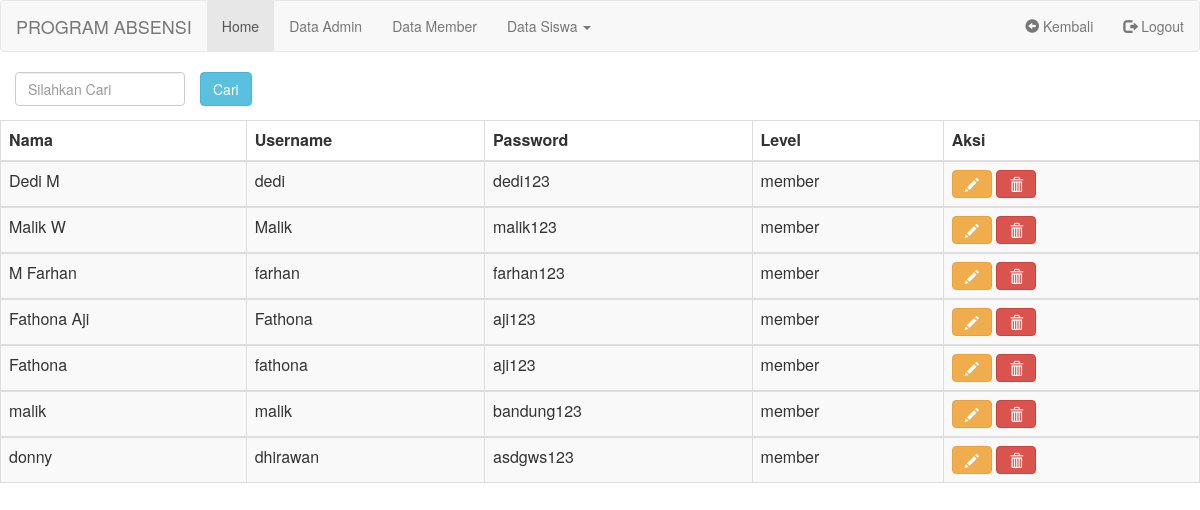
Screenshot of /on-admin/memberdata/memberdata.php with the database file from the repository.
### tables this page shows
CREATE TABLE `users` (
  `id_user` int(10) NOT NULL,
  `nama` varchar(200) NOT NULL,
  `username` varchar(200) NOT NULL,
  `password` text NOT NULL,
  `level_user` varchar(150) NOT NULL DEFAULT 'member'
);

### on-admin/memberdata/memberdata.php (the view, shortened to what this page needs)
<html>
<head>
		<link rel="stylesheet" type="text/css" href="../../bootstrap/css/bootstrap.css">
</head>
<body>
	<nav class="navbar navbar-default">
		<div class="container-fluid">
		<div class="navbar-header">
			<a class="navbar-brand" href="../../about.php">PROGRAM ABSENSI</a>
		</div>
				<ul class="nav navbar-nav">
					<li class="active"><a href="../index.php">Home</a></li>
					<li><a href="../admindata/admindata.php">Data Admin</a></li>
					<li><a href="memberdata.php">Data Member</a></li>
					<li class="dropdown">
						<a class="dropdown-toggle" data-toggle="dropdown" href="#">Data Siswa
						<span class="caret"></span></a>
					</li>
				</ul>
				<ul class="nav navbar-nav navbar-right">
				<li><a href="#" onClick="history.go(-1);"><span class="glyphicon glyphicon-circle-arrow-left"></span> Kembali</a></li>
				<li><a href="../../logout/logout.php" onclick="return confirm('Apakah anda yakin ingin keluar?')"><span class="glyphicon glyphicon-log-out"></span> Logout</a></li>
				</ul>
		</div>
	</nav>
<?php
	include "../../config/config.php";
	$cari = null;
	$query = $dbconnect->query("SELECT * FROM users WHERE level_user ='member' and nama LIKE '%".$cari."%' ");
?>
<form method="post" action="<?php echo $_SERVER['SCRIPT_NAME'];?>">
	<div class="col-sm-2">
		<input type="text" name="search" class="form-control" placeholder="Silahkan Cari">
	</div>
		<input type="submit" name="cari" value="Cari" class="btn btn-info">
</form>
	<table class="table table-bordered table-striped table-hover">
		<thead>
			<tr>
				<th>Nama</th>
				<th>Username</th>
				<th>Password</th>
				<th>Level</th>
				<th>Aksi</th>
			</tr>
		</thead>
		 <?php
			while($data = $query->fetch_array()) {
		 ?>
		<tbody>
			<tr>
				<td><?php echo $data['nama']; ?></td>
				<td><?php echo $data['username']; ?></td>
				<td><?php echo $data['password']; ?></td>
				<td><?php echo $data['level_user'];?></td>
				<td><a class ="btn btn-warning btn sm" href="update.php?id=<?php echo $data['id_user']?>">
						<span class="glyphicon glyphicon-pencil"></span>
					</a>
					<a class="btn btn-danger btn sm" href="delete.php?id=<?php echo $data['id_user']?>" onclick="return confirm('Apakah anda yakin ingin menghapusnya?')">
						<span class="glyphicon glyphicon-trash"></span>
					</a>
				</td>
			</tr>
		</tbody>
<?php
	}
?>
	</table>
</body>
</html>

### rows the page displays
users: nama "Dedi M", username "dedi", password "dedi123", level_user "member"
users: nama "Malik W", username "Malik", password "malik123", level_user "member"
users: nama "M Farhan", username "farhan", password "farhan123", level_user "member"
users: nama "Fathona Aji", username "Fathona", password "aji123", level_user "member"
users: nama "Fathona", username "fathona", password "aji123", level_user "member"
users: nama "malik", username "malik", password "bandung123", level_user "member"
users: nama "donny", username "dhirawan", password "asdgws123", level_user "member"
